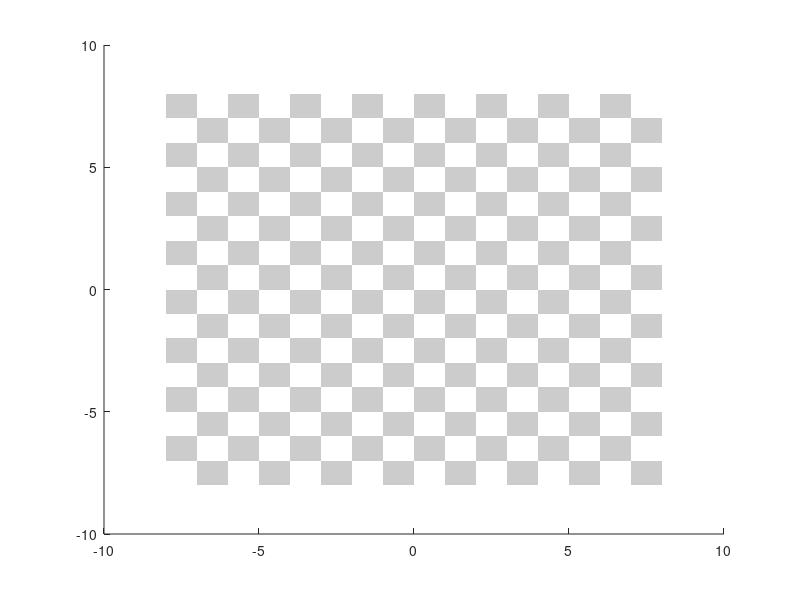

This figure's MATLAB source:
function drawFloor()

% Create the ground. It reaches from -5 to +5
    v = []; f = []; c = [];
    % Number of tiles on each side of the origin
    nTilesX = 8;  
    nTilesZ = 8;  
    % Size of the tiles
    sTiles = 1;  
    % Create vertices:
    for i = -sTiles*nTilesX:sTiles:sTiles*nTilesX
        for j = -sTiles*nTilesZ:sTiles:sTiles*nTilesZ
            v = [v;[i,j,0]];                         
        end
    end
    % Connect them and color them as checkerboard:
    for i = 1:2*nTilesZ
        for j = 1:2*nTilesX
            f = [f;[i,i+1,i+2+2*nTilesZ,i+1+2*nTilesZ]+(j-1)*(2*nTilesZ+1)];	% Connect vertices
            if mod(j+i,2)==0;	% Color faces alternating
                c = [c;[1,1,1]];
            else
                c = [c;[.8,.8,.8]];
            end
        end
    end

p = patch('faces', f, 'vertices', v, 'FaceVertexCData', c, 'FaceColor', 'flat');
%set(p, 'FaceAlpha',0.7);    % Set to partly transparent
set(p, 'FaceLighting','phong'); % Set the renderer
set(p, 'FaceColor','flat');     % Set the face coloring
set(p, 'EdgeColor','none');     % Don't show edges    
set(p,'AmbientStrength',.6);
end